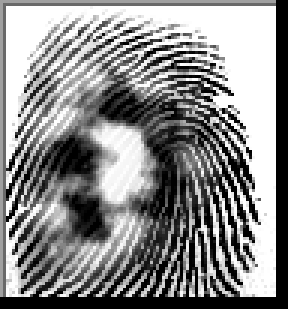
#> input picture Backend/Data/CrimeScene_Fingerprint.BMP, 96 x 103 px, found by its file name (shown 3 times larger)
$ python Fingerprint_analysis.py
#> lines starting #> are read from the running program, lines starting #| are printed output that depends on the picture
import os
import cv2

folder = "ex_Suspect_Fingerprints"

# Load Evidence (Distored Fingerprint)
suspect_file = cv2.imread("CrimeScene_Fingerprint.bmp")
#> suspect_file is the input picture: shape (103, 96, 3); min 0, max 255, mean 138.1


# ORB: Oriented FAST and Rotated BRIEF
# Tool used for imaage matching and feature detection.
orb = cv2.ORB_create(nfeatures=1000)

# Evidence features and their descriptors
e_kp, e_des = orb.detectAndCompute(suspect_file, None)
#> e_kp = 100 keypoints; strongest (x, y, size): (62, 31, 31), (58, 31, 31), (59, 35, 31), (62, 37, 31)


# Brute-force matcher for ORB (binary descriptors)
bf = cv2.BFMatcher(cv2.NORM_HAMMING, crossCheck=True)

# Variables to track the best match
best_path = None
best_score = -1
best_img = None
best_kp = None
best_matches = None

# Loop through each fingerprint in the folder and compare with the evidence
for name in os.listdir(folder):
    path = os.path.join(folder, name)
    img = cv2.imread(path)
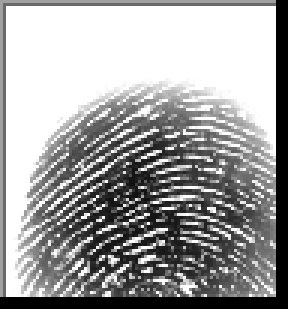
#> input picture Backend/ex_Suspect_Fingerprints/Aaron.BMP, 96 x 103 px (shown 3 times larger)
#> img is the input picture: shape (103, 96, 3); min 0, max 255, mean 160.2

    #Features for the current fingerprint being observed
    kp, des = orb.detectAndCompute(img, None)
#> kp = 126 keypoints; strongest (x, y, size): (32, 69, 31), (48, 68, 31), (56, 49, 31), (61, 71, 31)
    if des is None: # No features found in the current image, skip it
        score = 0
        matches = []
    else:
        #Compare each descriptor of the evidence with the current fingerprint's descriptors
        matches = bf.match(e_des, des)
#> matches = 25 matches
        #Sort best to worst matches based on distance (lower is better)
        matches = sorted(matches, key=lambda m: m.distance)

        # "Good" matches = simple distance threshold (tweak if needed)
        good = [m for m in matches if m.distance < 60]
#> good = []
        score = len(good)
#> score = 0

    print(f"{name}: good_matches={score}")
#| Aaron.BMP: good_matches=0

    # Update best match if current score is higher
    if score > best_score:
        best_score = score
#> best_score = 0
        best_path = path
        best_img = img
        best_kp = kp
#> best_kp has the same summary as kp
        best_matches = good
#> best_matches = []

print("\nBest match:", best_path)
print("Score:", best_score)
#| Score: 1

# Optional: Showing matches visually
vis = cv2.drawMatches(
    suspect_file, e_kp,
    best_img, best_kp,
    best_matches[:50],
    None,
    flags=cv2.DrawMatchesFlags_NOT_DRAW_SINGLE_POINTS
)
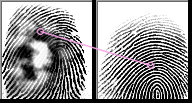
#> vis: shape (103, 192, 3); mean B, G, R 148.2, 147.5, 148.3
cv2.imshow("ORB matches", vis)
cv2.waitKey(0)
cv2.destroyAllWindows()
